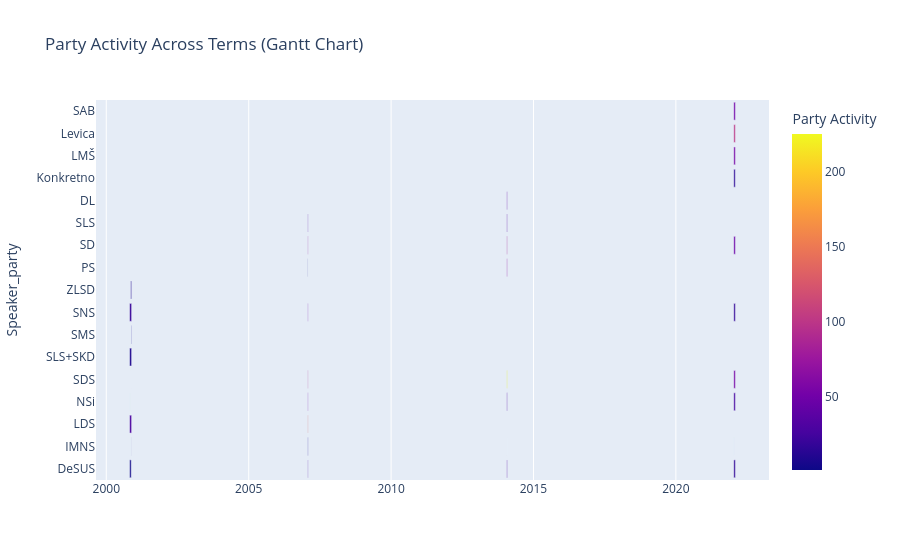

The cell this chart's notebook holds for it:
### Code cell
import plotly.express as px
from PIL import Image

fig = px.timeline(
    activity,
    x_start="Start_date",
    x_end="End_date",
    y="Speaker_party",
    color="Speech_count",
    title="Party Activity Across Terms (Gantt Chart)",
    labels={"Speech_count": "Party Activity"},
)

#fig.write_html("../Sample/Results/Figures/Party_activity.html") --> #HTML for use of interactive plot
fig.write_image("../Sample/Results/Figures/Party_activity.png")

fig.show()

### Figure 1 — Plotly figure (JSON) as saved in the notebook; plotly's stock layout.template omitted (floating-point values rounded to 4 significant figures)
{"data": [{"base": ["2000-10-27T00:00:00.000000000", "2000-11-16T00:00:00.000000000", "2000-10-27T00:00:00.000000000", "2000-10-27T00:00:00.000000000", "2000-11-10T00:00:00.000000000", "2000-10-27T00:00:00.000000000", "2000-11-16T00:00:00.000000000", "2000-10-27T00:00:00.000000000", "2000-11-10T00:00:00.000000000", "2007-01-29T00:00:00.000000000", "2007-01-29T00:00:00.000000000", "2007-01-29T00:00:00.000000000", "2007-01-29T00:00:00.000000000", "2007-01-29T00:00:00.000000000", "2007-01-29T00:00:00.000000000", "2007-01-29T00:00:00.000000000", "2007-01-29T00:00:00.000000000", "2007-01-29T00:00:00.000000000", "2014-01-24T00:00:00.000000000", "2014-01-24T00:00:00.000000000", "2014-01-28T00:00:00.000000000", "2014-01-24T00:00:00.000000000", "2014-01-24T00:00:00.000000000", "2014-01-24T00:00:00.000000000", "2014-01-24T00:00:00.000000000", "2014-01-24T00:00:00.000000000", "2022-01-13T00:00:00.000000000", "2022-01-13T00:00:00.000000000", "2022-01-13T00:00:00.000000000", "2022-01-13T00:00:00.000000000", "2022-01-13T00:00:00.000000000", "2022-01-13T00:00:00.000000000", "2022-01-13T00:00:00.000000000", "2022-01-13T00:00:00.000000000", "2022-01-13T00:00:00.000000000", "2022-01-13T00:00:00.000000000"], "hovertemplate": "Start_date=%{base}<br>End_date=%{x}<br>Speaker_party=%{y}<br>Party Activity=%{marker.color}<extra></extra>", "legendgroup": "", "marker": {"color": [3, 2, 30, 3, 1, 9, 5, 20, 8, 32, 10, 132, 54, 6, 77, 94, 36, 55, 42, 32, 1, 31, 68, 84, 225, 33, 17, 1, 14, 55, 101, 26, 51, 48, 55, 18], "coloraxis": "coloraxis", "pattern": {"shape": ""}}, "name": "", "orientation": "h", "showlegend": false, "textposition": "auto", "type": "bar", "x": [1728000000, 86400000, 2160000000, 0, 0, 2160000000, 432000000, 2160000000, 950400000, 345600000, 345600000, 345600000, 345600000, 172800000, 345600000, 345600000, 345600000, 345600000, 518400000, 518400000, 0, 518400000, 518400000, 518400000, 518400000, 518400000, 1728000000, 0, 1641600000, 1728000000, 1728000000, 1728000000, 1728000000, 1728000000, 1728000000, 1728000000], "xaxis": "x", "y": ["DeSUS", "IMNS", "LDS", "NSi", "SDS", "SLS+SKD", "SMS", "SNS", "ZLSD", "DeSUS", "IMNS", "LDS", "NSi", "PS", "SD", "SDS", "SLS", "SNS", "DL", "DeSUS", "IMNS", "NSi", "PS", "SD", "SDS", "SLS", "DeSUS", "IMNS", "Konkretno", "LMŠ", "Levica", "NSi", "SAB", "SD", "SDS", "SNS"], "yaxis": "y"}], "layout": {"barmode": "overlay", "coloraxis": {"colorbar": {"title": {"text": "Party Activity"}}, "colorscale": [[0, "#0d0887"], [0.1111, "#46039f"], [0.2222, "#7201a8"], [0.3333, "#9c179e"], [0.4444, "#bd3786"], [0.5556, "#d8576b"], [0.6667, "#ed7953"], [0.7778, "#fb9f3a"], [0.8889, "#fdca26"], [1, "#f0f921"]]}, "legend": {"tracegroupgap": 0}, "title": {"text": "Party Activity Across Terms (Gantt Chart)"}, "xaxis": {"anchor": "y", "domain": [0, 1], "type": "date"}, "yaxis": {"anchor": "x", "domain": [0, 1], "title": {"text": "Speaker_party"}}}}
